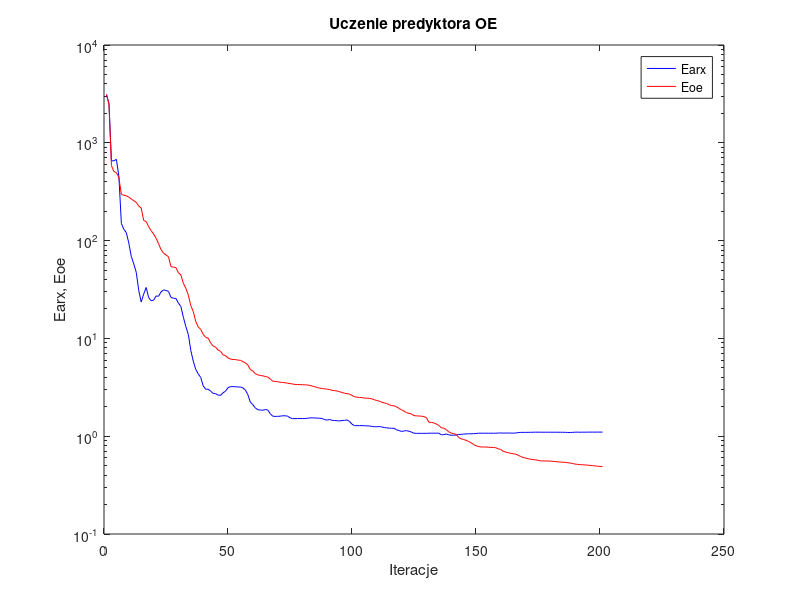
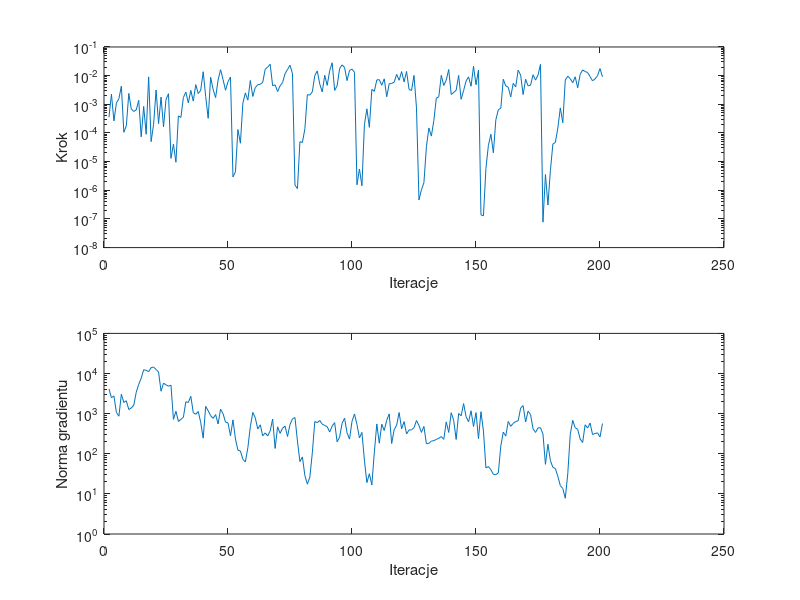

Source code (MATLAB) for these figures, in order:
%uczenie predyktora oe
clear all;
n=0; farx(n+1)=3.100427e+003; foe(n+1)=3.134520e+003; wspucz(n+1)=0.000000e+000; ng(n+1)=0.000000e+000;
%odnowa zmiennej metryki
n=1; farx(n+1)=2.527675e+003; foe(n+1)=2.488882e+003; krok(n+1)=3.539254e-004; ng(n+1)=4.135743e+003;
n=2; farx(n+1)=6.535541e+002; foe(n+1)=5.851414e+002; krok(n+1)=2.254782e-003; ng(n+1)=2.491124e+003;
n=3; farx(n+1)=6.553736e+002; foe(n+1)=5.082204e+002; krok(n+1)=2.626087e-004; ng(n+1)=2.765170e+003;
n=4; farx(n+1)=6.772863e+002; foe(n+1)=4.960591e+002; krok(n+1)=1.104943e-003; ng(n+1)=1.066789e+003;
n=5; farx(n+1)=4.533217e+002; foe(n+1)=4.415403e+002; krok(n+1)=1.564230e-003; ng(n+1)=8.632752e+002;
n=6; farx(n+1)=1.497118e+002; foe(n+1)=2.959703e+002; krok(n+1)=4.305276e-003; ng(n+1)=3.047202e+003;
n=7; farx(n+1)=1.304565e+002; foe(n+1)=2.913508e+002; krok(n+1)=1.055279e-004; ng(n+1)=1.902024e+003;
n=8; farx(n+1)=1.205681e+002; foe(n+1)=2.875180e+002; krok(n+1)=1.784716e-004; ng(n+1)=2.090254e+003;
n=9; farx(n+1)=9.444517e+001; foe(n+1)=2.781898e+002; krok(n+1)=2.396053e-003; ng(n+1)=1.267257e+003;
n=10; farx(n+1)=6.909600e+001; foe(n+1)=2.667365e+002; krok(n+1)=6.856719e-004; ng(n+1)=1.386930e+003;
n=11; farx(n+1)=5.776922e+001; foe(n+1)=2.553685e+002; krok(n+1)=5.623444e-004; ng(n+1)=1.616045e+003;
n=12; farx(n+1)=4.739601e+001; foe(n+1)=2.461606e+002; krok(n+1)=6.369581e-004; ng(n+1)=3.425417e+003;
n=13; farx(n+1)=3.105890e+001; foe(n+1)=2.256860e+002; krok(n+1)=1.369522e-003; ng(n+1)=5.384883e+003;
n=14; farx(n+1)=2.355421e+001; foe(n+1)=2.155312e+002; krok(n+1)=7.318567e-005; ng(n+1)=7.645370e+003;
n=15; farx(n+1)=2.834809e+001; foe(n+1)=1.606976e+002; krok(n+1)=8.410247e-004; ng(n+1)=1.238604e+004;
n=16; farx(n+1)=3.316259e+001; foe(n+1)=1.567644e+002; krok(n+1)=9.016768e-005; ng(n+1)=1.204283e+004;
n=17; farx(n+1)=2.617188e+001; foe(n+1)=1.389504e+002; krok(n+1)=9.045235e-003; ng(n+1)=1.112462e+004;
n=18; farx(n+1)=2.424462e+001; foe(n+1)=1.262983e+002; krok(n+1)=4.993299e-005; ng(n+1)=1.403087e+004;
n=19; farx(n+1)=2.460550e+001; foe(n+1)=1.168477e+002; krok(n+1)=2.015675e-004; ng(n+1)=1.451985e+004;
n=20; farx(n+1)=2.717052e+001; foe(n+1)=1.057392e+002; krok(n+1)=3.159755e-003; ng(n+1)=1.259837e+004;
n=21; farx(n+1)=2.694878e+001; foe(n+1)=9.300381e+001; krok(n+1)=2.110559e-004; ng(n+1)=1.087002e+004;
n=22; farx(n+1)=2.987536e+001; foe(n+1)=8.079999e+001; krok(n+1)=1.788132e-003; ng(n+1)=3.621056e+003;
n=23; farx(n+1)=3.128551e+001; foe(n+1)=7.467810e+001; krok(n+1)=1.638382e-004; ng(n+1)=5.752545e+003;
n=24; farx(n+1)=3.095312e+001; foe(n+1)=7.133812e+001; krok(n+1)=1.457334e-003; ng(n+1)=5.240208e+003;
n=25; farx(n+1)=3.020803e+001; foe(n+1)=6.840631e+001; krok(n+1)=2.349366e-003; ng(n+1)=4.820269e+003;
%odnowa zmiennej metryki
n=26; farx(n+1)=2.624341e+001; foe(n+1)=5.421484e+001; krok(n+1)=1.302585e-005; ng(n+1)=5.135055e+003;
n=27; farx(n+1)=2.575774e+001; foe(n+1)=5.351868e+001; krok(n+1)=4.052186e-005; ng(n+1)=7.203287e+002;
n=28; farx(n+1)=2.561209e+001; foe(n+1)=5.302036e+001; krok(n+1)=9.497821e-006; ng(n+1)=1.145717e+003;
n=29; farx(n+1)=2.294057e+001; foe(n+1)=4.685479e+001; krok(n+1)=3.949694e-004; ng(n+1)=6.374684e+002;
n=30; farx(n+1)=2.123021e+001; foe(n+1)=4.458177e+001; krok(n+1)=3.467612e-004; ng(n+1)=7.223725e+002;
n=31; farx(n+1)=1.644692e+001; foe(n+1)=3.659215e+001; krok(n+1)=1.721118e-003; ng(n+1)=8.093600e+002;
n=32; farx(n+1)=1.322873e+001; foe(n+1)=3.252473e+001; krok(n+1)=2.660052e-003; ng(n+1)=1.974881e+003;
n=33; farx(n+1)=1.096158e+001; foe(n+1)=2.770729e+001; krok(n+1)=1.119612e-003; ng(n+1)=1.903555e+003;
n=34; farx(n+1)=7.537142e+000; foe(n+1)=2.164596e+001; krok(n+1)=3.050294e-003; ng(n+1)=2.705912e+003;
n=35; farx(n+1)=5.842116e+000; foe(n+1)=1.878640e+001; krok(n+1)=1.290694e-003; ng(n+1)=1.054070e+003;
n=36; farx(n+1)=4.819007e+000; foe(n+1)=1.487815e+001; krok(n+1)=4.841655e-003; ng(n+1)=9.634324e+002;
n=37; farx(n+1)=4.335096e+000; foe(n+1)=1.309277e+001; krok(n+1)=2.361852e-003; ng(n+1)=1.133283e+003;
n=38; farx(n+1)=3.984721e+000; foe(n+1)=1.237229e+001; krok(n+1)=3.096691e-003; ng(n+1)=5.990094e+002;
n=39; farx(n+1)=3.265460e+000; foe(n+1)=1.101594e+001; krok(n+1)=1.370811e-002; ng(n+1)=2.451606e+002;
n=40; farx(n+1)=3.028593e+000; foe(n+1)=1.023029e+001; krok(n+1)=1.876224e-003; ng(n+1)=1.518732e+003;
n=41; farx(n+1)=3.019215e+000; foe(n+1)=1.007712e+001; krok(n+1)=3.232817e-004; ng(n+1)=1.183375e+003;
n=42; farx(n+1)=2.892562e+000; foe(n+1)=8.989961e+000; krok(n+1)=8.751130e-003; ng(n+1)=8.889155e+002;
n=43; farx(n+1)=2.740928e+000; foe(n+1)=8.381500e+000; krok(n+1)=3.334617e-003; ng(n+1)=7.610403e+002;
n=44; farx(n+1)=2.725560e+000; foe(n+1)=8.128412e+000; krok(n+1)=1.713514e-003; ng(n+1)=9.486139e+002;
n=45; farx(n+1)=2.633737e+000; foe(n+1)=7.596400e+000; krok(n+1)=7.029269e-003; ng(n+1)=5.522338e+002;
n=46; farx(n+1)=2.615622e+000; foe(n+1)=7.373369e+000; krok(n+1)=1.615204e-002; ng(n+1)=1.290575e+003;
n=47; farx(n+1)=2.781497e+000; foe(n+1)=6.795307e+000; krok(n+1)=7.354218e-003; ng(n+1)=1.001384e+003;
n=48; farx(n+1)=2.886573e+000; foe(n+1)=6.651973e+000; krok(n+1)=3.096185e-003; ng(n+1)=6.141085e+002;
n=49; farx(n+1)=3.135114e+000; foe(n+1)=6.318265e+000; krok(n+1)=6.192369e-003; ng(n+1)=5.879742e+002;
n=50; farx(n+1)=3.213636e+000; foe(n+1)=6.144595e+000; krok(n+1)=8.956895e-003; ng(n+1)=2.798601e+002;
%odnowa zmiennej metryki
n=51; farx(n+1)=3.209260e+000; foe(n+1)=6.088123e+000; krok(n+1)=2.917199e-006; ng(n+1)=7.001499e+002;
n=52; farx(n+1)=3.209694e+000; foe(n+1)=6.078164e+000; krok(n+1)=4.416619e-006; ng(n+1)=2.338373e+002;
n=53; farx(n+1)=3.183108e+000; foe(n+1)=5.993812e+000; krok(n+1)=1.316270e-004; ng(n+1)=1.225324e+002;
n=54; farx(n+1)=3.187793e+000; foe(n+1)=5.974183e+000; krok(n+1)=4.381503e-005; ng(n+1)=1.168933e+002;
n=55; farx(n+1)=3.121692e+000; foe(n+1)=5.784194e+000; krok(n+1)=1.111857e-003; ng(n+1)=7.283480e+001;
n=56; farx(n+1)=2.964417e+000; foe(n+1)=5.625199e+000; krok(n+1)=2.500228e-003; ng(n+1)=6.236642e+001;
n=57; farx(n+1)=2.662561e+000; foe(n+1)=5.340893e+000; krok(n+1)=1.402081e-003; ng(n+1)=1.413488e+002;
n=58; farx(n+1)=2.230224e+000; foe(n+1)=4.812446e+000; krok(n+1)=6.764823e-003; ng(n+1)=4.712406e+002;
n=59; farx(n+1)=2.105036e+000; foe(n+1)=4.647011e+000; krok(n+1)=1.881412e-003; ng(n+1)=1.073993e+003;
n=60; farx(n+1)=1.949510e+000; foe(n+1)=4.359663e+000; krok(n+1)=3.840117e-003; ng(n+1)=7.849020e+002;
n=61; farx(n+1)=1.867602e+000; foe(n+1)=4.244714e+000; krok(n+1)=4.829711e-003; ng(n+1)=4.137794e+002;
n=62; farx(n+1)=1.852215e+000; foe(n+1)=4.179791e+000; krok(n+1)=5.000456e-003; ng(n+1)=5.271613e+002;
n=63; farx(n+1)=1.843245e+000; foe(n+1)=4.146224e+000; krok(n+1)=5.849663e-003; ng(n+1)=2.789804e+002;
n=64; farx(n+1)=1.870797e+000; foe(n+1)=4.077838e+000; krok(n+1)=1.680437e-002; ng(n+1)=3.315064e+002;
n=65; farx(n+1)=1.859355e+000; foe(n+1)=4.031939e+000; krok(n+1)=1.989989e-002; ng(n+1)=2.776680e+002;
n=66; farx(n+1)=1.703318e+000; foe(n+1)=3.853513e+000; krok(n+1)=2.497713e-002; ng(n+1)=3.714610e+002;
n=67; farx(n+1)=1.605048e+000; foe(n+1)=3.664192e+000; krok(n+1)=4.427789e-003; ng(n+1)=7.341292e+002;
n=68; farx(n+1)=1.592333e+000; foe(n+1)=3.628757e+000; krok(n+1)=4.776032e-003; ng(n+1)=1.355334e+002;
n=69; farx(n+1)=1.597248e+000; foe(n+1)=3.608707e+000; krok(n+1)=2.778799e-003; ng(n+1)=4.687162e+002;
n=70; farx(n+1)=1.600362e+000; foe(n+1)=3.563046e+000; krok(n+1)=4.427789e-003; ng(n+1)=3.224165e+002;
n=71; farx(n+1)=1.618905e+000; foe(n+1)=3.542475e+000; krok(n+1)=5.711090e-003; ng(n+1)=4.327472e+002;
n=72; farx(n+1)=1.617098e+000; foe(n+1)=3.518874e+000; krok(n+1)=1.165911e-002; ng(n+1)=4.885442e+002;
n=73; farx(n+1)=1.604693e+000; foe(n+1)=3.485080e+000; krok(n+1)=1.640492e-002; ng(n+1)=2.699020e+002;
n=74; farx(n+1)=1.542981e+000; foe(n+1)=3.453178e+000; krok(n+1)=2.307159e-002; ng(n+1)=5.339078e+002;
n=75; farx(n+1)=1.513394e+000; foe(n+1)=3.420719e+000; krok(n+1)=1.165868e-002; ng(n+1)=7.441529e+002;
%odnowa zmiennej metryki
n=76; farx(n+1)=1.513848e+000; foe(n+1)=3.382137e+000; krok(n+1)=1.524640e-006; ng(n+1)=7.991865e+002;
n=77; farx(n+1)=1.513943e+000; foe(n+1)=3.379977e+000; krok(n+1)=1.142179e-006; ng(n+1)=2.081805e+002;
n=78; farx(n+1)=1.516226e+000; foe(n+1)=3.372711e+000; krok(n+1)=4.963293e-005; ng(n+1)=6.377760e+001;
n=79; farx(n+1)=1.515697e+000; foe(n+1)=3.358378e+000; krok(n+1)=4.646090e-005; ng(n+1)=8.340339e+001;
n=80; farx(n+1)=1.515449e+000; foe(n+1)=3.354239e+000; krok(n+1)=1.395032e-004; ng(n+1)=2.858037e+001;
n=81; farx(n+1)=1.524703e+000; foe(n+1)=3.335212e+000; krok(n+1)=2.168540e-003; ng(n+1)=1.746209e+001;
n=82; farx(n+1)=1.538009e+000; foe(n+1)=3.310954e+000; krok(n+1)=2.100870e-003; ng(n+1)=2.626929e+001;
n=83; farx(n+1)=1.542326e+000; foe(n+1)=3.251418e+000; krok(n+1)=2.739044e-003; ng(n+1)=1.058237e+002;
n=84; farx(n+1)=1.534977e+000; foe(n+1)=3.202267e+000; krok(n+1)=1.007231e-002; ng(n+1)=6.329563e+002;
n=85; farx(n+1)=1.532845e+000; foe(n+1)=3.148570e+000; krok(n+1)=1.464382e-002; ng(n+1)=5.950416e+002;
n=86; farx(n+1)=1.525373e+000; foe(n+1)=3.100650e+000; krok(n+1)=5.062842e-003; ng(n+1)=6.753038e+002;
n=87; farx(n+1)=1.517316e+000; foe(n+1)=3.076087e+000; krok(n+1)=2.690870e-003; ng(n+1)=5.456886e+002;
n=88; farx(n+1)=1.475264e+000; foe(n+1)=3.045250e+000; krok(n+1)=1.033570e-002; ng(n+1)=5.095184e+002;
n=89; farx(n+1)=1.461318e+000; foe(n+1)=3.026981e+000; krok(n+1)=4.563662e-003; ng(n+1)=4.727943e+002;
n=90; farx(n+1)=1.482509e+000; foe(n+1)=3.001494e+000; krok(n+1)=1.486332e-002; ng(n+1)=3.474683e+002;
n=91; farx(n+1)=1.451762e+000; foe(n+1)=2.942872e+000; krok(n+1)=2.812841e-002; ng(n+1)=4.882581e+002;
n=92; farx(n+1)=1.446296e+000; foe(n+1)=2.918027e+000; krok(n+1)=3.049962e-003; ng(n+1)=5.982877e+002;
n=93; farx(n+1)=1.440848e+000; foe(n+1)=2.904625e+000; krok(n+1)=4.427789e-003; ng(n+1)=1.981955e+002;
n=94; farx(n+1)=1.431522e+000; foe(n+1)=2.848675e+000; krok(n+1)=1.759944e-002; ng(n+1)=2.583412e+002;
n=95; farx(n+1)=1.449519e+000; foe(n+1)=2.797643e+000; krok(n+1)=2.378798e-002; ng(n+1)=5.729893e+002;
n=96; farx(n+1)=1.449661e+000; foe(n+1)=2.749174e+000; krok(n+1)=1.932256e-002; ng(n+1)=7.709605e+002;
n=97; farx(n+1)=1.467440e+000; foe(n+1)=2.724836e+000; krok(n+1)=6.700076e-003; ng(n+1)=3.327793e+002;
n=98; farx(n+1)=1.415308e+000; foe(n+1)=2.693413e+000; krok(n+1)=1.521910e-002; ng(n+1)=2.321470e+002;
n=99; farx(n+1)=1.326200e+000; foe(n+1)=2.612376e+000; krok(n+1)=1.683407e-002; ng(n+1)=6.407607e+002;
n=100; farx(n+1)=1.281639e+000; foe(n+1)=2.528420e+000; krok(n+1)=1.308616e-002; ng(n+1)=9.828977e+002;
%odnowa zmiennej metryki
n=101; farx(n+1)=1.281418e+000; foe(n+1)=2.506960e+000; krok(n+1)=1.554527e-006; ng(n+1)=5.348077e+002;
n=102; farx(n+1)=1.283005e+000; foe(n+1)=2.492250e+000; krok(n+1)=5.530601e-006; ng(n+1)=2.481527e+002;
n=103; farx(n+1)=1.283733e+000; foe(n+1)=2.482449e+000; krok(n+1)=1.437877e-006; ng(n+1)=3.402869e+002;
n=104; farx(n+1)=1.280162e+000; foe(n+1)=2.451995e+000; krok(n+1)=1.935115e-004; ng(n+1)=6.921878e+001;
n=105; farx(n+1)=1.275611e+000; foe(n+1)=2.444611e+000; krok(n+1)=6.946998e-004; ng(n+1)=1.905671e+001;
n=106; farx(n+1)=1.273106e+000; foe(n+1)=2.438960e+000; krok(n+1)=1.574580e-004; ng(n+1)=3.180878e+001;
n=107; farx(n+1)=1.260859e+000; foe(n+1)=2.411478e+000; krok(n+1)=3.334617e-003; ng(n+1)=1.673462e+001;
n=108; farx(n+1)=1.250055e+000; foe(n+1)=2.360362e+000; krok(n+1)=2.840497e-003; ng(n+1)=1.083768e+002;
n=109; farx(n+1)=1.249497e+000; foe(n+1)=2.317009e+000; krok(n+1)=7.088910e-003; ng(n+1)=5.537585e+002;
n=110; farx(n+1)=1.253317e+000; foe(n+1)=2.281607e+000; krok(n+1)=7.242402e-003; ng(n+1)=1.832795e+002;
n=111; farx(n+1)=1.245097e+000; foe(n+1)=2.224813e+000; krok(n+1)=4.640565e-003; ng(n+1)=5.459946e+002;
n=112; farx(n+1)=1.225297e+000; foe(n+1)=2.188992e+000; krok(n+1)=7.739087e-003; ng(n+1)=3.796360e+002;
n=113; farx(n+1)=1.217725e+000; foe(n+1)=2.159942e+000; krok(n+1)=1.830478e-003; ng(n+1)=6.843896e+002;
n=114; farx(n+1)=1.208903e+000; foe(n+1)=2.095888e+000; krok(n+1)=5.201755e-003; ng(n+1)=9.848650e+002;
n=115; farx(n+1)=1.205660e+000; foe(n+1)=2.056897e+000; krok(n+1)=5.357205e-003; ng(n+1)=1.799697e+002;
n=116; farx(n+1)=1.203772e+000; foe(n+1)=2.045653e+000; krok(n+1)=5.887869e-003; ng(n+1)=3.968584e+002;
n=117; farx(n+1)=1.159931e+000; foe(n+1)=1.994722e+000; krok(n+1)=1.109636e-002; ng(n+1)=5.179709e+002;
n=118; farx(n+1)=1.141465e+000; foe(n+1)=1.921862e+000; krok(n+1)=6.905382e-003; ng(n+1)=1.066913e+003;
n=119; farx(n+1)=1.118465e+000; foe(n+1)=1.861502e+000; krok(n+1)=1.381076e-002; ng(n+1)=4.181129e+002;
n=120; farx(n+1)=1.131564e+000; foe(n+1)=1.804701e+000; krok(n+1)=6.047937e-003; ng(n+1)=6.330607e+002;
n=121; farx(n+1)=1.139768e+000; foe(n+1)=1.738941e+000; krok(n+1)=1.405854e-002; ng(n+1)=3.106535e+002;
n=122; farx(n+1)=1.123286e+000; foe(n+1)=1.712569e+000; krok(n+1)=3.303815e-003; ng(n+1)=3.923890e+002;
n=123; farx(n+1)=1.102066e+000; foe(n+1)=1.687865e+000; krok(n+1)=3.035901e-003; ng(n+1)=3.943010e+002;
n=124; farx(n+1)=1.072842e+000; foe(n+1)=1.623144e+000; krok(n+1)=1.017451e-002; ng(n+1)=4.462933e+002;
n=125; farx(n+1)=1.070013e+000; foe(n+1)=1.614027e+000; krok(n+1)=7.553219e-004; ng(n+1)=6.728417e+002;
%odnowa zmiennej metryki
n=126; farx(n+1)=1.070003e+000; foe(n+1)=1.608452e+000; krok(n+1)=4.599824e-007; ng(n+1)=5.054478e+002;
n=127; farx(n+1)=1.069995e+000; foe(n+1)=1.603585e+000; krok(n+1)=1.042783e-006; ng(n+1)=3.414695e+002;
n=128; farx(n+1)=1.069260e+000; foe(n+1)=1.586100e+000; krok(n+1)=1.856604e-006; ng(n+1)=4.795568e+002;
n=129; farx(n+1)=1.069650e+000; foe(n+1)=1.545771e+000; krok(n+1)=3.298006e-005; ng(n+1)=1.772906e+002;
n=130; farx(n+1)=1.073248e+000; foe(n+1)=1.392141e+000; krok(n+1)=1.497533e-004; ng(n+1)=1.816245e+002;
n=131; farx(n+1)=1.073373e+000; foe(n+1)=1.378566e+000; krok(n+1)=7.773395e-005; ng(n+1)=2.070698e+002;
n=132; farx(n+1)=1.074110e+000; foe(n+1)=1.368171e+000; krok(n+1)=2.720095e-004; ng(n+1)=2.124675e+002;
n=133; farx(n+1)=1.073868e+000; foe(n+1)=1.333097e+000; krok(n+1)=1.635770e-003; ng(n+1)=2.277206e+002;
n=134; farx(n+1)=1.075324e+000; foe(n+1)=1.288557e+000; krok(n+1)=1.828656e-003; ng(n+1)=2.430631e+002;
n=135; farx(n+1)=1.033522e+000; foe(n+1)=1.222921e+000; krok(n+1)=1.023953e-002; ng(n+1)=2.680520e+002;
n=136; farx(n+1)=1.036537e+000; foe(n+1)=1.207749e+000; krok(n+1)=4.546520e-003; ng(n+1)=2.289258e+002;
n=137; farx(n+1)=1.054647e+000; foe(n+1)=1.168054e+000; krok(n+1)=6.947618e-003; ng(n+1)=6.244961e+002;
n=138; farx(n+1)=1.032187e+000; foe(n+1)=1.108532e+000; krok(n+1)=1.632237e-002; ng(n+1)=3.400306e+002;
n=139; farx(n+1)=1.023352e+000; foe(n+1)=1.076822e+000; krok(n+1)=2.213894e-003; ng(n+1)=1.055919e+003;
n=140; farx(n+1)=1.022521e+000; foe(n+1)=1.060155e+000; krok(n+1)=2.583925e-003; ng(n+1)=6.820468e+002;
n=141; farx(n+1)=1.028646e+000; foe(n+1)=1.045500e+000; krok(n+1)=3.096185e-003; ng(n+1)=2.270721e+002;
n=142; farx(n+1)=1.041157e+000; foe(n+1)=9.707317e-001; krok(n+1)=1.019447e-002; ng(n+1)=1.006050e+003;
n=143; farx(n+1)=1.046060e+000; foe(n+1)=9.416388e-001; krok(n+1)=1.495225e-003; ng(n+1)=8.810977e+002;
n=144; farx(n+1)=1.050465e+000; foe(n+1)=9.246181e-001; krok(n+1)=3.017589e-003; ng(n+1)=1.780743e+003;
n=145; farx(n+1)=1.054665e+000; foe(n+1)=9.079829e-001; krok(n+1)=6.518600e-003; ng(n+1)=8.375927e+002;
n=146; farx(n+1)=1.058798e+000; foe(n+1)=8.827211e-001; krok(n+1)=9.096510e-003; ng(n+1)=6.254125e+002;
n=147; farx(n+1)=1.058070e+000; foe(n+1)=8.574061e-001; krok(n+1)=4.259233e-003; ng(n+1)=1.177796e+003;
n=148; farx(n+1)=1.061156e+000; foe(n+1)=8.228744e-001; krok(n+1)=2.121282e-002; ng(n+1)=4.778326e+002;
n=149; farx(n+1)=1.065824e+000; foe(n+1)=7.991531e-001; krok(n+1)=4.830641e-003; ng(n+1)=1.059580e+003;
n=150; farx(n+1)=1.073120e+000; foe(n+1)=7.834229e-001; krok(n+1)=1.571994e-002; ng(n+1)=2.396537e+002;
%odnowa zmiennej metryki
n=151; farx(n+1)=1.073065e+000; foe(n+1)=7.763309e-001; krok(n+1)=1.385239e-007; ng(n+1)=1.115133e+003;
n=152; farx(n+1)=1.073058e+000; foe(n+1)=7.755382e-001; krok(n+1)=1.282269e-007; ng(n+1)=3.691627e+002;
n=153; farx(n+1)=1.072994e+000; foe(n+1)=7.751402e-001; krok(n+1)=5.772899e-006; ng(n+1)=4.422278e+001;
n=154; farx(n+1)=1.072745e+000; foe(n+1)=7.719024e-001; krok(n+1)=3.705546e-005; ng(n+1)=4.823855e+001;
n=155; farx(n+1)=1.072579e+000; foe(n+1)=7.680479e-001; krok(n+1)=9.012338e-005; ng(n+1)=4.002118e+001;
n=156; farx(n+1)=1.072584e+000; foe(n+1)=7.675987e-001; krok(n+1)=2.034152e-005; ng(n+1)=3.073245e+001;
n=157; farx(n+1)=1.073208e+000; foe(n+1)=7.623847e-001; krok(n+1)=2.881993e-004; ng(n+1)=3.009293e+001;
n=158; farx(n+1)=1.077386e+000; foe(n+1)=7.422461e-001; krok(n+1)=6.483498e-004; ng(n+1)=3.336718e+001;
n=159; farx(n+1)=1.079331e+000; foe(n+1)=7.321622e-001; krok(n+1)=7.304663e-004; ng(n+1)=1.562296e+002;
n=160; farx(n+1)=1.074608e+000; foe(n+1)=7.004877e-001; krok(n+1)=7.479896e-003; ng(n+1)=3.456722e+002;
n=161; farx(n+1)=1.078037e+000; foe(n+1)=6.881239e-001; krok(n+1)=4.352613e-003; ng(n+1)=2.755446e+002;
n=162; farx(n+1)=1.077375e+000; foe(n+1)=6.773494e-001; krok(n+1)=3.941672e-003; ng(n+1)=6.401743e+002;
n=163; farx(n+1)=1.076438e+000; foe(n+1)=6.692423e-001; krok(n+1)=1.810600e-003; ng(n+1)=4.833562e+002;
n=164; farx(n+1)=1.074865e+000; foe(n+1)=6.615874e-001; krok(n+1)=5.390749e-003; ng(n+1)=5.721941e+002;
n=165; farx(n+1)=1.077292e+000; foe(n+1)=6.553876e-001; krok(n+1)=4.027729e-003; ng(n+1)=6.337425e+002;
n=166; farx(n+1)=1.088745e+000; foe(n+1)=6.393674e-001; krok(n+1)=1.552769e-002; ng(n+1)=6.652193e+002;
n=167; farx(n+1)=1.093259e+000; foe(n+1)=6.198931e-001; krok(n+1)=1.046652e-002; ng(n+1)=1.375554e+003;
n=168; farx(n+1)=1.095063e+000; foe(n+1)=6.070306e-001; krok(n+1)=2.187783e-003; ng(n+1)=1.584289e+003;
n=169; farx(n+1)=1.093983e+000; foe(n+1)=5.971764e-001; krok(n+1)=7.481826e-003; ng(n+1)=6.181464e+002;
n=170; farx(n+1)=1.095314e+000; foe(n+1)=5.886655e-001; krok(n+1)=4.403244e-003; ng(n+1)=1.154540e+003;
n=171; farx(n+1)=1.095834e+000; foe(n+1)=5.818309e-001; krok(n+1)=4.644777e-003; ng(n+1)=9.440340e+002;
n=172; farx(n+1)=1.098569e+000; foe(n+1)=5.771532e-001; krok(n+1)=1.071180e-002; ng(n+1)=4.197955e+002;
n=173; farx(n+1)=1.099233e+000; foe(n+1)=5.727169e-001; krok(n+1)=6.971205e-003; ng(n+1)=3.402497e+002;
n=174; farx(n+1)=1.099840e+000; foe(n+1)=5.677090e-001; krok(n+1)=1.042882e-002; ng(n+1)=4.397024e+002;
n=175; farx(n+1)=1.098451e+000; foe(n+1)=5.588511e-001; krok(n+1)=2.476948e-002; ng(n+1)=4.452398e+002;
%odnowa zmiennej metryki
n=176; farx(n+1)=1.098450e+000; foe(n+1)=5.584134e-001; krok(n+1)=7.722340e-008; ng(n+1)=3.121059e+002;
n=177; farx(n+1)=1.098442e+000; foe(n+1)=5.580402e-001; krok(n+1)=3.542495e-006; ng(n+1)=5.446534e+001;
n=178; farx(n+1)=1.098424e+000; foe(n+1)=5.576158e-001; krok(n+1)=3.053974e-007; ng(n+1)=1.727166e+002;
n=179; farx(n+1)=1.098422e+000; foe(n+1)=5.567018e-001; krok(n+1)=4.944182e-006; ng(n+1)=6.721438e+001;
n=180; farx(n+1)=1.098252e+000; foe(n+1)=5.529376e-001; krok(n+1)=4.116566e-005; ng(n+1)=4.590369e+001;
n=181; farx(n+1)=1.098127e+000; foe(n+1)=5.501020e-001; krok(n+1)=4.672577e-005; ng(n+1)=4.277476e+001;
n=182; farx(n+1)=1.097852e+000; foe(n+1)=5.466446e-001; krok(n+1)=1.489596e-004; ng(n+1)=2.726009e+001;
n=183; farx(n+1)=1.097328e+000; foe(n+1)=5.435458e-001; krok(n+1)=7.499704e-004; ng(n+1)=1.602685e+001;
n=184; farx(n+1)=1.096766e+000; foe(n+1)=5.422993e-001; krok(n+1)=2.266194e-004; ng(n+1)=1.365163e+001;
n=185; farx(n+1)=1.096087e+000; foe(n+1)=5.401325e-001; krok(n+1)=7.032104e-003; ng(n+1)=7.775935e+000;
n=186; farx(n+1)=1.091757e+000; foe(n+1)=5.350962e-001; krok(n+1)=9.576149e-003; ng(n+1)=3.162441e+001;
n=187; farx(n+1)=1.092294e+000; foe(n+1)=5.312311e-001; krok(n+1)=7.883344e-003; ng(n+1)=3.006548e+002;
n=188; farx(n+1)=1.094546e+000; foe(n+1)=5.258736e-001; krok(n+1)=5.637357e-003; ng(n+1)=6.801776e+002;
n=189; farx(n+1)=1.099702e+000; foe(n+1)=5.180695e-001; krok(n+1)=9.127324e-003; ng(n+1)=4.462348e+002;
n=190; farx(n+1)=1.100589e+000; foe(n+1)=5.154072e-001; krok(n+1)=3.765398e-003; ng(n+1)=4.062612e+002;
n=191; farx(n+1)=1.097614e+000; foe(n+1)=5.124412e-001; krok(n+1)=1.111520e-002; ng(n+1)=2.329083e+002;
n=192; farx(n+1)=1.099729e+000; foe(n+1)=5.101427e-001; krok(n+1)=1.576669e-002; ng(n+1)=1.904140e+002;
n=193; farx(n+1)=1.099209e+000; foe(n+1)=5.081059e-001; krok(n+1)=1.394132e-002; ng(n+1)=5.269774e+002;
n=194; farx(n+1)=1.100004e+000; foe(n+1)=5.061915e-001; krok(n+1)=1.282772e-002; ng(n+1)=4.370987e+002;
n=195; farx(n+1)=1.101410e+000; foe(n+1)=5.027490e-001; krok(n+1)=9.231023e-003; ng(n+1)=5.820630e+002;
n=196; farx(n+1)=1.100741e+000; foe(n+1)=4.998673e-001; krok(n+1)=6.576513e-003; ng(n+1)=3.017202e+002;
n=197; farx(n+1)=1.100620e+000; foe(n+1)=4.971589e-001; krok(n+1)=7.692316e-003; ng(n+1)=3.193265e+002;
n=198; farx(n+1)=1.101794e+000; foe(n+1)=4.937021e-001; krok(n+1)=9.949946e-003; ng(n+1)=3.322971e+002;
n=199; farx(n+1)=1.101619e+000; foe(n+1)=4.904057e-001; krok(n+1)=1.767909e-002; ng(n+1)=2.612829e+002;
n=200; farx(n+1)=1.101491e+000; foe(n+1)=4.885050e-001; krok(n+1)=9.096510e-003; ng(n+1)=5.674323e+002;

figure; semilogy(farx,'b'); hold on; semilogy(foe,'r'); xlabel('Iteracje'); ylabel('Earx, Eoe'); legend('Earx','Eoe'); title('Uczenie predyktora OE');
figure; subplot(2,1,1); semilogy(krok); xlabel('Iteracje'); ylabel('Krok');
subplot(2,1,2); semilogy(ng); xlabel('Iteracje'); ylabel('Norma gradientu');
Earx=farx(n+1)
Eoe=foe(n+1)
